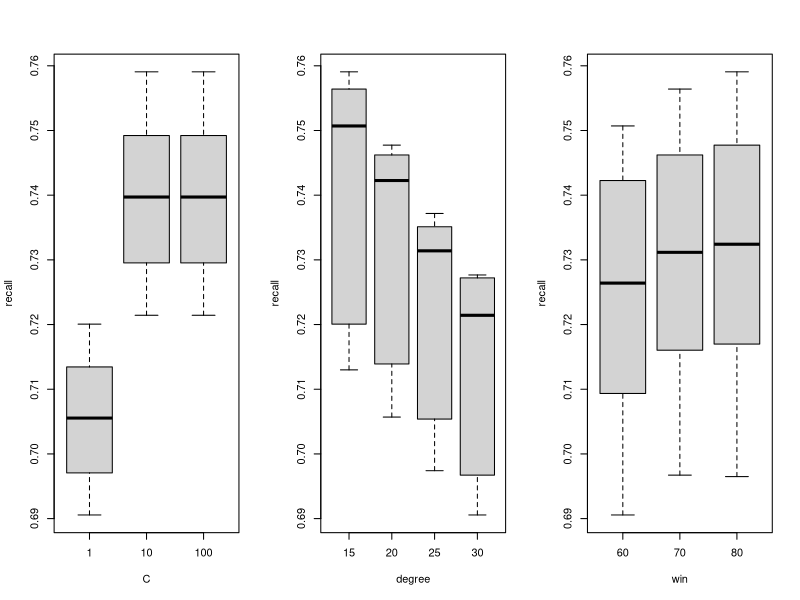
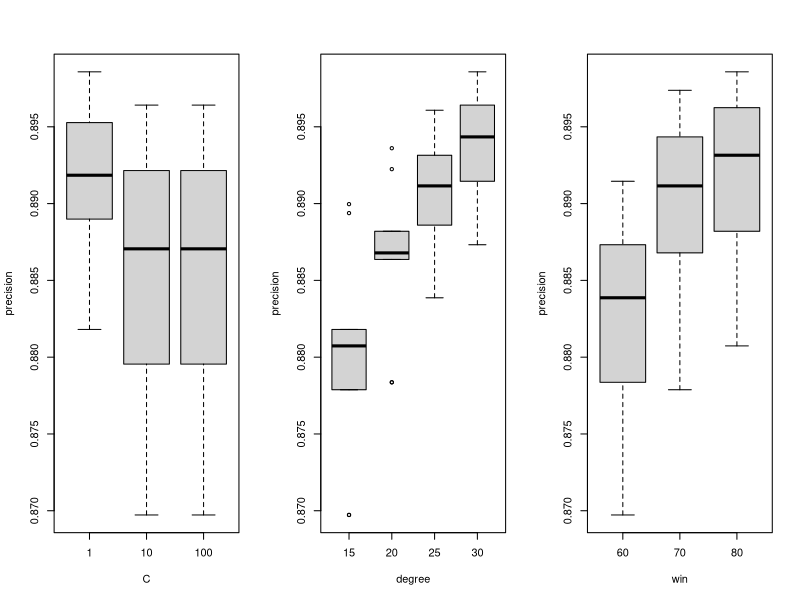
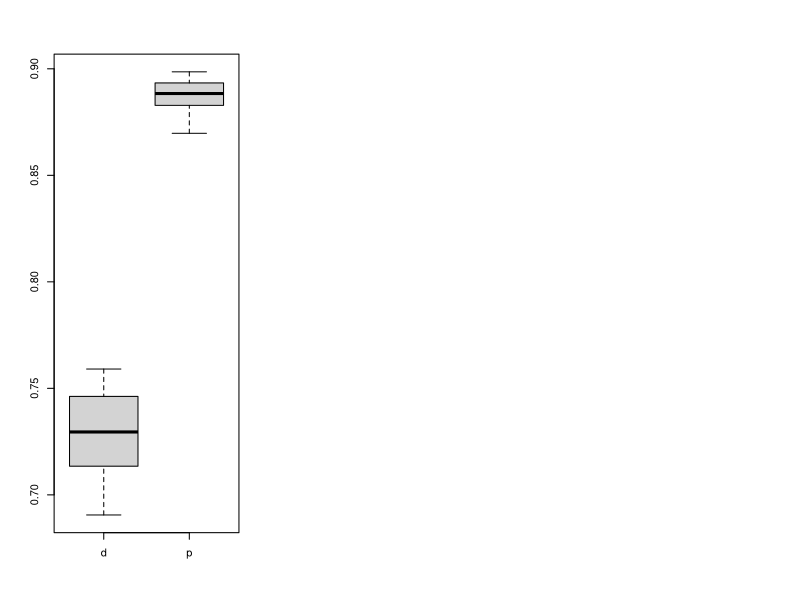
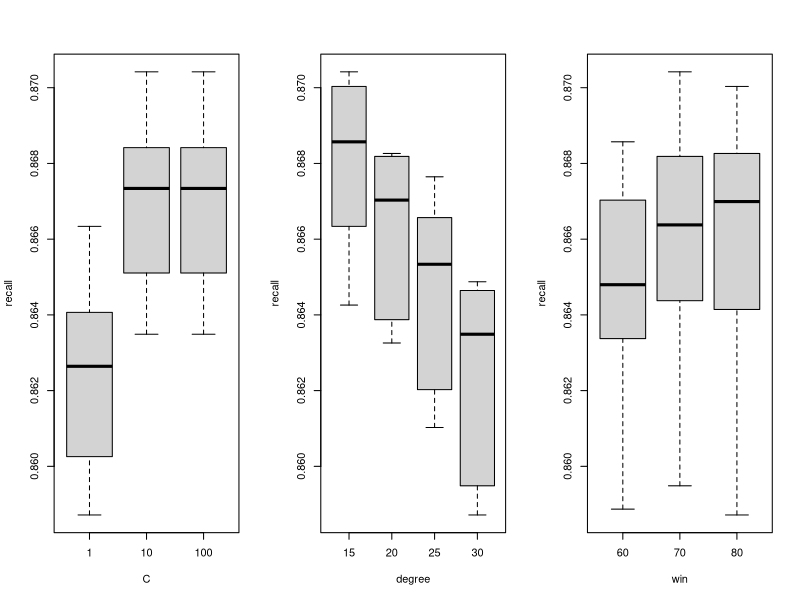
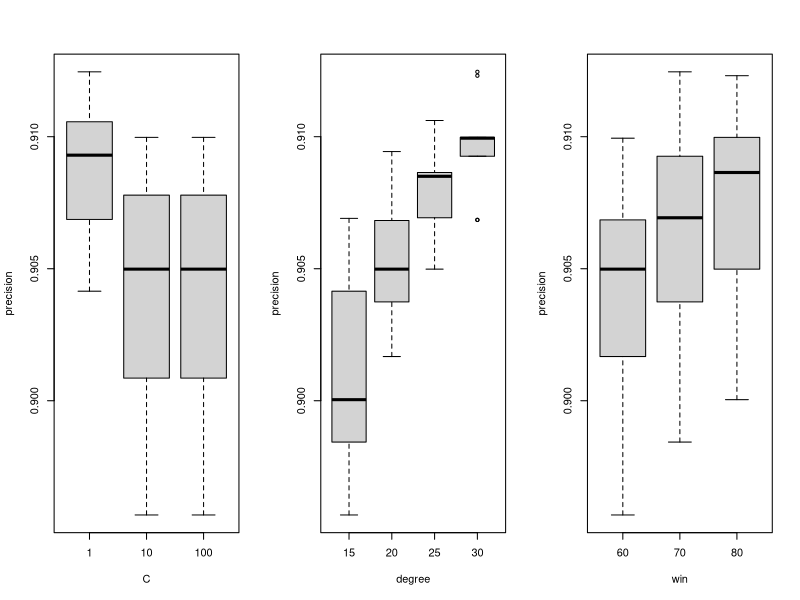

Source code (R) for these figures, in order:
## ---- chunk 1
knitr::opts_chunk$set(echo = TRUE)
## ---- chunk 2
# Create grid table to match results from the search itself
cs <- factor(rep(c(100, 10, 1), each=12))
degs <- factor(rep(
  rep(c(15, 20, 25, 30), each=3),
  times=3))
win_ins <- factor(rep(c(60,70,80), times=12))
## ---- chunk 3
recalls <- read.table("data/gridsearch-acceptor-recalls.txt")
d <- recalls$V1

# Prepare table
recalls.df.flat <- data.frame(recall=d, C=cs, degree=degs, win=win_ins)
## ---- chunk 4
par(mfrow=c(1,3))
boxplot(recall ~ C, data=recalls.df.flat)
boxplot(recall ~ degree, data=recalls.df.flat)
boxplot(recall ~ win, data=recalls.df.flat)

aov.out <- aov(recall ~ C, data=recalls.df.flat)
summary(aov.out)

aov.out <- aov(recall ~ degree, data=recalls.df.flat)
summary(aov.out)

aov.out <- aov(recall ~ win, data=recalls.df.flat)
summary(aov.out)
## ---- chunk 5
recalls.C100 <- recalls.df.flat[which(recalls.df.flat$C == 100),]
recalls.C1 <- recalls.df.flat[which(recalls.df.flat$C == 1),]
recalls.C100$recall - recalls.C1$recall
## ---- chunk 6
precisions <- read.table("data/gridsearch-acceptor-precisions.txt")
p <- precisions$V1
precisions.df.flat <- data.frame(precision=p, C=cs, degree=degs, win=win_ins)
## ---- chunk 7
par(mfrow = c(1,3))
boxplot(precision ~ C, data=precisions.df.flat)
boxplot(precision ~ degree, data=precisions.df.flat)
boxplot(precision ~ win, data=precisions.df.flat)

aov.out <- aov(precision ~ C, data=precisions.df.flat)
summary(aov.out)

aov.out <- aov(precision ~ degree, data=precisions.df.flat)
summary(aov.out)

aov.out <- aov(precision ~ win, data=precisions.df.flat)
summary(aov.out)
## ---- chunk 8
precisions.C100 <- precisions.df.flat[which(precisions.df.flat$C==100),]
aov.out <- aov(precision ~ win, data=precisions.C100)
summary(aov.out)
## ---- chunk 9
boxplot(cbind(d, p))
## ---- chunk 10
d_recalls <- read.table("data/gridsearch-donor-recalls.txt")
dr <- d_recalls$V1

# Prepare table
recalls.df.flat <- data.frame(recall=dr, C=cs, degree=degs, win=win_ins)
## ---- chunk 11
par(mfrow=c(1,3))
boxplot(recall ~ C, data=recalls.df.flat)
boxplot(recall ~ degree, data=recalls.df.flat)
boxplot(recall ~ win, data=recalls.df.flat)

aov.out <- aov(recall ~ C, data=recalls.df.flat)
summary(aov.out)

aov.out <- aov(recall ~ degree, data=recalls.df.flat)
summary(aov.out)

aov.out <- aov(recall ~ win, data=recalls.df.flat)
summary(aov.out)
## ---- chunk 12
recalls.C1 <- recalls.df.flat[which(recalls.df.flat$C == 1),]
recalls.C100 <- recalls.df.flat[which(recalls.df.flat$C == 100),]
recalls.C100$recall - recalls.C1$recall
## ---- chunk 13
precisions <- read.table("data/gridsearch-donor-precisions.txt")
dp <- precisions$V1
precisions.df.flat <- data.frame(precision=dp, C=cs, degree=degs, win=win_ins)
## ---- chunk 14
par(mfrow = c(1,3))
boxplot(precision ~ C, data=precisions.df.flat)
boxplot(precision ~ degree, data=precisions.df.flat)
boxplot(precision ~ win, data=precisions.df.flat)

aov.out <- aov(precision ~ C, data=precisions.df.flat)
summary(aov.out)

aov.out <- aov(precision ~ degree, data=precisions.df.flat)
summary(aov.out)

aov.out <- aov(precision ~ win, data=precisions.df.flat)
summary(aov.out)
